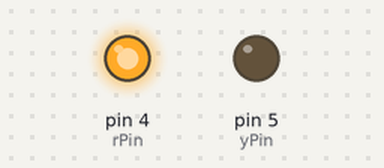
A sketch run on a simulated Arduino Uno, built with avr-gcc and run on an emulated ATmega328P. Parts: output pins drawn as LEDs (lit = HIGH).

Above: at 0.2 s.
At 5.2 s:
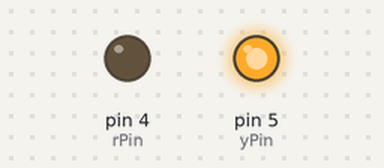
At 9.7 s:
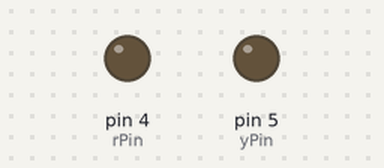
Timing chart, 0 to 10.4 s (numbered marks = the images above):
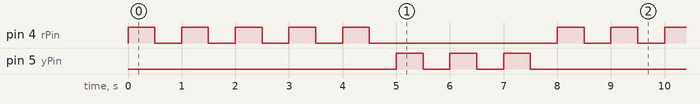

The sketch:

forLoop.ino.ino
```cpp
int rPin = 4;
int yPin = 5;
int wait = 500;
int rBlink = 5;
int yBlink = 3;
int j;

void setup() {
  // put your setup code here, to run once:
  pinMode(rPin,OUTPUT);
  pinMode(yPin,OUTPUT);
  Serial.begin(9600);
}

void loop() {
  // put your main code here, to run repeatedly:
  for(j=1;j<=rBlink;j+=1){
    digitalWrite(rPin,HIGH);
    delay(wait);
    digitalWrite(rPin,LOW);
    delay(wait);
  }

  for (j=1;j<=yBlink;j+=1){
    digitalWrite(yPin,HIGH);
    delay(wait);
    digitalWrite(yPin,LOW);
    delay(wait);
  }

}
```

Measured:
- by itself, pin 4 (rPin): repeats every 8.0 s: 4 × (LOW 0.50 s, HIGH 0.50 s), LOW 3.5 s, HIGH 0.50 s
- by itself, pin 5 (yPin): repeats every 8.0 s: 2 × (LOW 0.50 s, HIGH 0.50 s), LOW 5.5 s, HIGH 0.50 s
- by itself, everything shown: repeats every 8.0 s, in 16 steps
